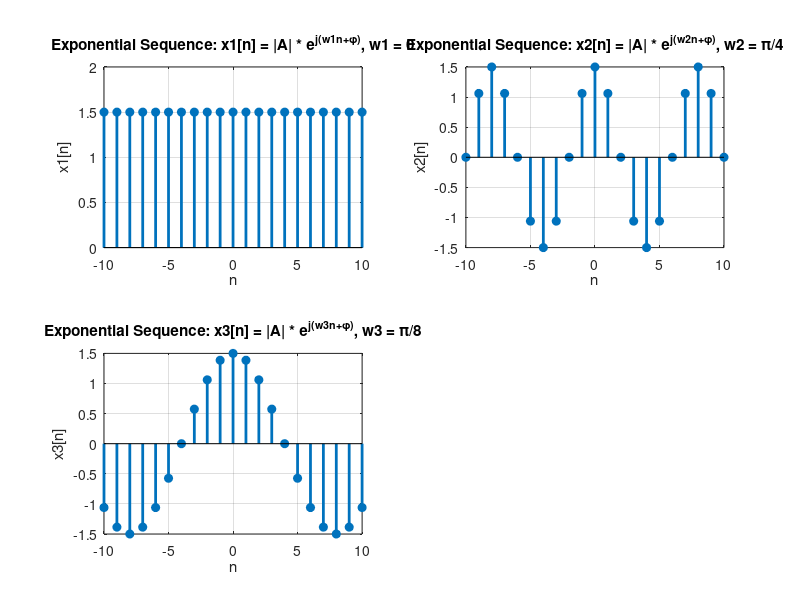

Write the MATLAB code that produced this figure.
n = -10:1:10;

A=1.5;

w1 = 0;
w2 = pi/4;
w3 = pi/8;

phi = 0;

x1 = abs(A) * exp(1i*(w1*n + phi));
x2 = abs(A) * exp(1i*(w2*n + phi));
x3 = abs(A) * exp(1i*(w3*n + phi));


% Create the first subplot
subplot(2,2,1);
stem(n, x1, 'filled', 'LineWidth', 2);
grid on;
title('Exponential Sequence: x1[n] = |A| * e^j^(^w^1^n^+^\phi^), w1 = 0');
xlabel('n');
ylabel('x1[n]');

% Create the second subplot
subplot(2,2,2);
stem(n, x2, 'filled', 'LineWidth', 2);
grid on;
title('Exponential Sequence: x2[n] = |A| * e^j^(^w^2^n^+^\phi^), w2 = \pi/4');
xlabel('n');
ylabel('x2[n]');

% Create the third subplot
subplot(2,2,3);
stem(n, x3, 'filled', 'LineWidth', 2);
grid on;
title('Exponential Sequence: x3[n] = |A| * e^j^(^w^3^n^+^\phi^), w3 = \pi/8');
xlabel('n');
ylabel('x3[n]');
